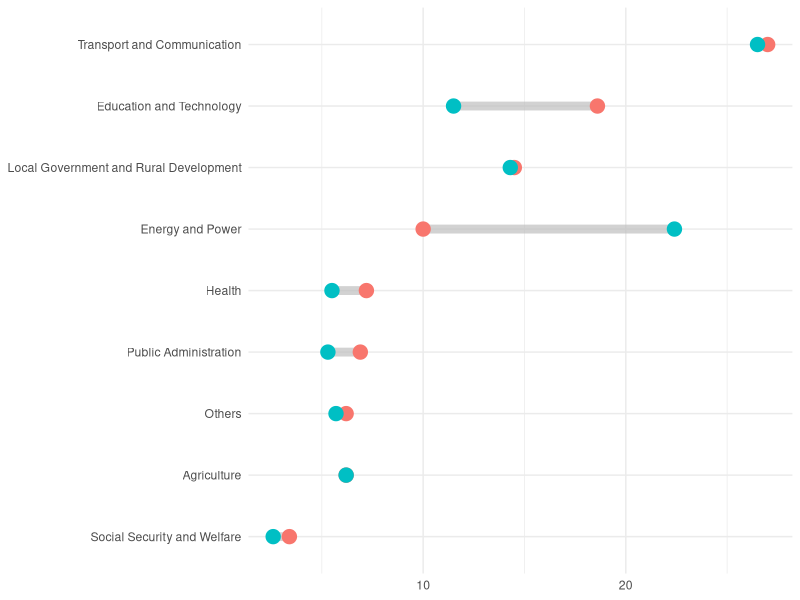

Write R code to recreate this figure. (Note: this script raises an error after producing the figure.)
# Basic R 

# Load packages
library(tidyverse)
library(glue)
library(ggtext)

# Cleveland dot plot or dumble plot --------------------------------------------

#[1] load data
devexp <- read.csv("data/devexp.csv")

#[7] re-ordering
devexp %>% 
  arrange(FY23b) %>% 
  mutate(sector = factor(sector, sector)) %>% 
#[2] start graphing
ggplot() +
  geom_segment(aes(x = sector,
                   xend = sector,
                   y = FY23b,
                   yend = FY18
                   ),
#[3] changing color and thickness
               color = "gray",
               size = 3,
               alpha = 0.7) +
#[4] adding points 
  geom_point(aes(x = sector,
                 y = FY23b,
                 color = rgb(0.2,0.7,0.1,0.5),
                 size = 3)) +
#[5] adding other points
  geom_point(aes(x = sector,
                 y = FY18,
                 color = rgb(0.7,0.2,0.1,0.5),
                 size = 3)) +
#[6] filliping and labs and theme
  coord_flip() +
  labs(x=NULL, 
       y=NULL)+
  theme_minimal()+
  theme(
    legend.position = "none")


# Full scale graph--------------------------------------------------------------

#[1] demo what we need
ggplot(devexp,
       aes(x = percent,
           y = sector,
           color = FY)) +
  geom_line() +
  geom_point()

#[2] Prepare the data as we wanted to be in the graph

devexp %>% 
  select(sector, FY23b, FY18) %>%
#[9] arranging by FY23 data
  arrange(FY23b)  %>% 
  mutate(sector = factor(sector, sector)) %>% 
  filter(sector != "Others") %>% # [10] filter out others
  
#[6] seperate co-ordinate for percent text
# create new pivot longer data
# comment out this section after #[5]
  rename(percent_FY23b = FY23b,
         percent_FY18 = FY18) %>% 
  mutate(txt_FY23b = if_else(percent_FY23b < percent_FY18,
                              percent_FY23b - 1.5, 
                              percent_FY23b + 1.5)) %>% 
  mutate(txt_FY18 = if_else(percent_FY18 < percent_FY23b,
                             percent_FY18 - 1.5,
                             percent_FY18 + 1.5)) %>%
# end of comment out
    
#[6] show the previous data and change the pivot longer data 
#comment out and in pivot longer data
#  pivot_longer(-sector,
#               names_to = "FY",
#               values_to = "percent") %>%  #[3] pipe to ggplot [additionally show the data]
#[7] new pivot longer code
  pivot_longer(cols = -sector, names_to = c(".value", "FY"), 
               names_sep = "_") %>% 

  ggplot(aes(x = percent,
             y = sector,
             color = FY)) + #[4] add geom_point and line
  geom_line(color = "darkgray") +
  geom_point() +
#[5] add percentages text  {comment out after #[7]}
#  geom_text(aes(label = percent)) 
  geom_text(aes(label = percent, x = txt)) #[8] change the geom_text code




#Final graph with all beautification -------------------------------------------
devexp %>% 
  select(sector, FY23b, FY18) %>%
  arrange(FY23b)  %>% 
  mutate(sector = factor(sector, sector)) %>% 
  filter(sector != "Others") %>%
  rename(percent_FY23b = FY23b,
         percent_FY18 = FY18) %>% 
  mutate(txt_FY23b = if_else(percent_FY23b < percent_FY18,
                             percent_FY23b - 1.5, 
                             percent_FY23b + 1.5)) %>% 
  mutate(txt_FY18 = if_else(percent_FY18 < percent_FY23b,
                            percent_FY18 - 1.5,
                            percent_FY18 + 1.5)) %>%
  
  pivot_longer(cols = -sector, names_to = c(".value", "FY"), 
               names_sep = "_") %>% 
  
  ggplot(aes(x = percent,
             y = sector,
             color = FY)) +
#[11] line size, and legend false
  geom_line(color = "darkgrey",
            size = 2.5, show.legend = FALSE) +  
#[12] point size and legend  
  geom_point(size = 3, show.legend = TRUE) + 
#[13] add percent sign with glue package show legend false  
  geom_text(aes(label = glue("{percent}%"), x = txt), show.legend = FALSE) +
#[14] manually chaning the color, breaks, legend label  
  scale_color_manual(name = NULL, 
                     breaks = c("FY23b", "FY18"),
                     values = c("#1c2b73", "#3dbbd1"),
                     labels = c("Budget-FY23", "Actual-FY18"),
                     guide = guide_legend(override.aes = list(size = 4))) +
#[15] manually chnage the x-axis grid line, label and percent sign  
  scale_x_continuous(limits = c(0, 30),
                     breaks = seq(0, 30, 5),
                     labels = glue("{seq(0, 30, 5)}%"),
                     expand = c(0.01, 0.01)) +
#[16] manually change the appearance of y-axis labels with line breaks  
  scale_y_discrete(labels = c("Social Security\nand Welfare",
                              "Agriculture",
                              "Public Administration",
                              "Health",
                              "Energy and Power",
                              "Local Government and\nRural Development",
                              "Education and\nTechnology",
                              "Transport and\nCommunication"),
                   expand = c(0.02, 0.02)) +
#[17] add all titles and caption [first show without coloring of FY23 and FY18]
# that is without element markdown  
# Do #17.A and #17.B after the change  
  labs(x = NULL,
       y = NULL, 
       title = "Sectorwise Development Expenditure",
       # subtitle = "A comparison with FY18 budget", 
       # Do normal subtitle first, then change markdwon in #17.B 
       subtitle ="A comparison between budget <span style = 'color: #1c2b73;'>**FY23**</span> and <span style = 'color: #3dbbd1;'>**FY18**</span><br>",
       caption = "<i>Source: Budget in Brief FY23 and FY20, Ministry of Finance.</i>") +
#[] changing the theme components  
  theme(
    plot.title.position = "plot",
    #[17.A] Do markdown with #17
    plot.caption = element_markdown(color = "gray", 
                                    hjust = 0,
                                    margin = margin(t = 8)),
    plot.caption.position = "plot",
    #legend.position = "top",
    plot.title = element_text(face = "bold", 
                              size=15,
                              color="#000000", 
                              #family = "patua-one",
                              margin = margin(t = 5, b = 2)),
    #[17.B] Do markdown with #17
    plot.subtitle = element_markdown(face = "italic",
                                     size = 12,
                                     #color = "black",
                                     margin = margin(b = 15)),
    panel.background = element_blank(),
    axis.ticks = element_blank(),
    #axis.line.y = element_line(color = "darkgrey"),
    axis.text.x = element_text(color = "darkgrey"),
    #axis.text.x = element_blank(),
    #axis.text.x = element_text(color="#686868", size=6),
    axis.text.y = element_text(face="bold"),
    legend.position = c(0.3, 1.04),
    legend.margin = margin(l=0),
    legend.direction = "horizontal",
    legend.justification = "left",
    legend.background = element_blank(),
    #legend.title = element_text(size=9, lineheight = 1.3, margin = margin(r=35)),
    legend.key = element_blank(),
    legend.key.width = unit(3, "pt"),
    legend.text = element_markdown(margin = margin(r=10), face = "bold"),
    #legend.text = element_text(face = "bold"),
    #panel.grid.major.x = element_blank(),
    panel.grid.major.x = element_line(color = "lightgrey", size = 0.1),
    panel.grid.major.y = element_line(color = "lightgrey", 
                                      size = 0.1, 
                                      linetype = "dotted")
  )

#fig_devexp

ggsave("figures/devexp.tiff", width=7, height=4)

  

